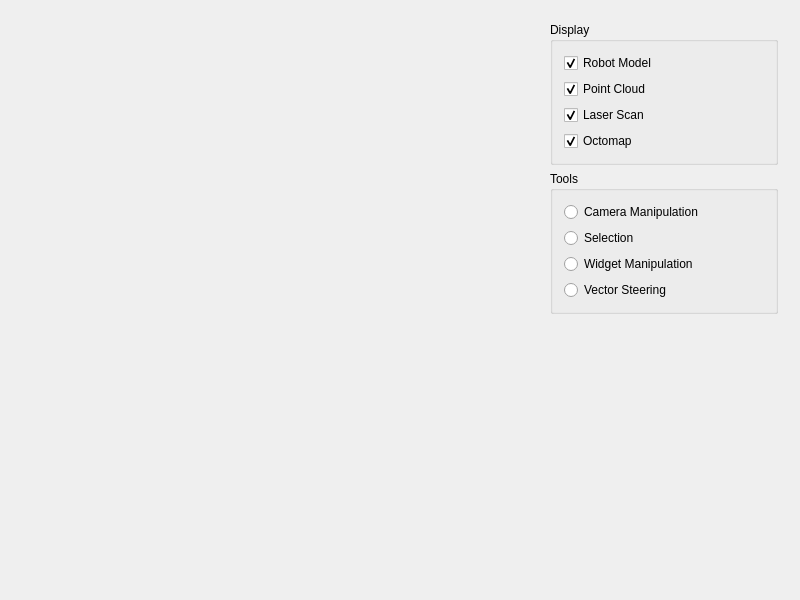
<?xml version="1.0" encoding="UTF-8"?>
<ui version="4.0">
 <class>Main3DViewWidget</class>
 <widget class="QWidget" name="Main3DViewWidget">
  <property name="geometry">
   <rect>
    <x>0</x>
    <y>0</y>
    <width>800</width>
    <height>600</height>
   </rect>
  </property>
  <property name="windowTitle">
   <string>Main3DViewWidget</string>
  </property>
  <layout class="QHBoxLayout" name="horizontalLayout_2">
   <item>
    <widget class="Main3DView" name="main_3d_view_" native="true"/>
   </item>
   <item>
    <widget class="QWidget" name="ui_control" native="true">
     <property name="minimumSize">
      <size>
       <width>250</width>
       <height>0</height>
      </size>
     </property>
     <property name="maximumSize">
      <size>
       <width>250</width>
       <height>16777215</height>
      </size>
     </property>
     <property name="baseSize">
      <size>
       <width>0</width>
       <height>0</height>
      </size>
     </property>
     <layout class="QVBoxLayout" name="verticalLayout">
      <item>
       <widget class="QGroupBox" name="groupBox_2">
        <property name="title">
         <string>Display</string>
        </property>
        <layout class="QVBoxLayout" name="verticalLayout_3">
         <item>
          <widget class="QCheckBox" name="robot_model">
           <property name="text">
            <string>Robot Model</string>
           </property>
           <property name="checked">
            <bool>true</bool>
           </property>
          </widget>
         </item>
         <item>
          <widget class="QCheckBox" name="point_cloud">
           <property name="text">
            <string>Point Cloud</string>
           </property>
           <property name="checked">
            <bool>true</bool>
           </property>
          </widget>
         </item>
         <item>
          <widget class="QCheckBox" name="laser_scan">
           <property name="text">
            <string>Laser Scan</string>
           </property>
           <property name="checked">
            <bool>true</bool>
           </property>
          </widget>
         </item>
         <item>
          <widget class="QCheckBox" name="octomap">
           <property name="text">
            <string>Octomap</string>
           </property>
           <property name="checked">
            <bool>true</bool>
           </property>
          </widget>
         </item>
        </layout>
       </widget>
      </item>
      <item>
       <widget class="QGroupBox" name="groupBox">
        <property name="title">
         <string>Tools</string>
        </property>
        <layout class="QVBoxLayout" name="verticalLayout_2">
         <item>
          <widget class="QRadioButton" name="camera_tool">
           <property name="text">
            <string>Camera Manipulation</string>
           </property>
          </widget>
         </item>
         <item>
          <widget class="QRadioButton" name="selection_tool">
           <property name="text">
            <string>Selection</string>
           </property>
          </widget>
         </item>
         <item>
          <widget class="QRadioButton" name="widget_tool">
           <property name="text">
            <string>Widget Manipulation</string>
           </property>
          </widget>
         </item>
         <item>
          <widget class="QRadioButton" name="steering_tool">
           <property name="text">
            <string>Vector Steering</string>
           </property>
          </widget>
         </item>
        </layout>
       </widget>
      </item>
      <item>
       <spacer name="verticalSpacer">
        <property name="orientation">
         <enum>Qt::Vertical</enum>
        </property>
        <property name="sizeHint" stdset="0">
         <size>
          <width>20</width>
          <height>40</height>
         </size>
        </property>
       </spacer>
      </item>
     </layout>
    </widget>
   </item>
  </layout>
 </widget>
 <layoutdefault spacing="6" margin="11"/>
 <customwidgets>
  <customwidget>
   <class>Main3DView</class>
   <extends>QWidget</extends>
   <header>/opt/vigir/vigir_ocs_common/vigir_ocs_main_3d_view/src/main_3d_view.h</header>
   <container>1</container>
   <slots>
    <slot>robotModelToggled(bool)</slot>
    <slot>pointCloudToggled(bool)</slot>
    <slot>laserScanToggled(bool)</slot>
    <slot>markerArrayToggled(bool)</slot>
    <slot>cameraToggled(bool)</slot>
    <slot>selectToggled(bool)</slot>
    <slot>markerToggled(bool)</slot>
    <slot>vectorToggled(bool)</slot>
   </slots>
  </customwidget>
 </customwidgets>
 <resources/>
 <connections>
  <connection>
   <sender>robot_model</sender>
   <signal>toggled(bool)</signal>
   <receiver>main_3d_view_</receiver>
   <slot>robotModelToggled(bool)</slot>
   <hints>
    <hint type="sourcelabel">
     <x>669</x>
     <y>53</y>
    </hint>
    <hint type="destinationlabel">
     <x>271</x>
     <y>299</y>
    </hint>
   </hints>
  </connection>
  <connection>
   <sender>point_cloud</sender>
   <signal>toggled(bool)</signal>
   <receiver>main_3d_view_</receiver>
   <slot>pointCloudToggled(bool)</slot>
   <hints>
    <hint type="sourcelabel">
     <x>669</x>
     <y>81</y>
    </hint>
    <hint type="destinationlabel">
     <x>271</x>
     <y>299</y>
    </hint>
   </hints>
  </connection>
  <connection>
   <sender>laser_scan</sender>
   <signal>toggled(bool)</signal>
   <receiver>main_3d_view_</receiver>
   <slot>laserScanToggled(bool)</slot>
   <hints>
    <hint type="sourcelabel">
     <x>669</x>
     <y>109</y>
    </hint>
    <hint type="destinationlabel">
     <x>271</x>
     <y>299</y>
    </hint>
   </hints>
  </connection>
  <connection>
   <sender>octomap</sender>
   <signal>toggled(bool)</signal>
   <receiver>main_3d_view_</receiver>
   <slot>markerArrayToggled(bool)</slot>
   <hints>
    <hint type="sourcelabel">
     <x>669</x>
     <y>137</y>
    </hint>
    <hint type="destinationlabel">
     <x>271</x>
     <y>299</y>
    </hint>
   </hints>
  </connection>
  <connection>
   <sender>camera_tool</sender>
   <signal>toggled(bool)</signal>
   <receiver>main_3d_view_</receiver>
   <slot>cameraToggled(bool)</slot>
   <hints>
    <hint type="sourcelabel">
     <x>669</x>
     <y>201</y>
    </hint>
    <hint type="destinationlabel">
     <x>271</x>
     <y>299</y>
    </hint>
   </hints>
  </connection>
  <connection>
   <sender>selection_tool</sender>
   <signal>toggled(bool)</signal>
   <receiver>main_3d_view_</receiver>
   <slot>selectToggled(bool)</slot>
   <hints>
    <hint type="sourcelabel">
     <x>669</x>
     <y>229</y>
    </hint>
    <hint type="destinationlabel">
     <x>271</x>
     <y>299</y>
    </hint>
   </hints>
  </connection>
  <connection>
   <sender>widget_tool</sender>
   <signal>toggled(bool)</signal>
   <receiver>main_3d_view_</receiver>
   <slot>markerToggled(bool)</slot>
   <hints>
    <hint type="sourcelabel">
     <x>669</x>
     <y>257</y>
    </hint>
    <hint type="destinationlabel">
     <x>271</x>
     <y>299</y>
    </hint>
   </hints>
  </connection>
  <connection>
   <sender>steering_tool</sender>
   <signal>toggled(bool)</signal>
   <receiver>main_3d_view_</receiver>
   <slot>vectorToggled(bool)</slot>
   <hints>
    <hint type="sourcelabel">
     <x>669</x>
     <y>285</y>
    </hint>
    <hint type="destinationlabel">
     <x>271</x>
     <y>299</y>
    </hint>
   </hints>
  </connection>
 </connections>
</ui>
